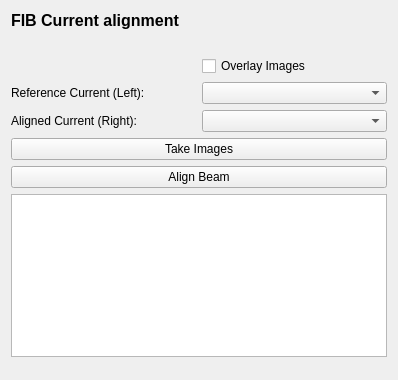
<?xml version="1.0" encoding="UTF-8"?>
<ui version="4.0">
 <class>BeamAlignment</class>
 <widget class="QWidget" name="BeamAlignment">
  <property name="geometry">
   <rect>
    <x>0</x>
    <y>0</y>
    <width>398</width>
    <height>380</height>
   </rect>
  </property>
  <property name="windowTitle">
   <string>Beam alignment</string>
  </property>
  <layout class="QGridLayout" name="gridLayout">
   <item row="4" column="0">
    <widget class="QLabel" name="label_3">
     <property name="text">
      <string>Aligned Current (Right):</string>
     </property>
    </widget>
   </item>
   <item row="6" column="0" colspan="2">
    <widget class="QPushButton" name="pushButton_align_beam">
     <property name="text">
      <string>Align Beam</string>
     </property>
    </widget>
   </item>
   <item row="2" column="1">
    <widget class="QCheckBox" name="checkBox_overlay">
     <property name="text">
      <string>Overlay Images</string>
     </property>
    </widget>
   </item>
   <item row="7" column="0" colspan="2">
    <widget class="QPlainTextEdit" name="listdone"/>
   </item>
   <item row="0" column="0">
    <widget class="QLabel" name="label">
     <property name="font">
      <font>
       <pointsize>12</pointsize>
       <weight>75</weight>
       <bold>true</bold>
      </font>
     </property>
     <property name="text">
      <string>FIB Current alignment</string>
     </property>
    </widget>
   </item>
   <item row="4" column="1">
    <widget class="QComboBox" name="comboBox_aligned_current"/>
   </item>
   <item row="3" column="1">
    <widget class="QComboBox" name="comboBox_ref_current"/>
   </item>
   <item row="5" column="0" colspan="2">
    <widget class="QPushButton" name="pushButton_take_images">
     <property name="text">
      <string>Take Images</string>
     </property>
    </widget>
   </item>
   <item row="1" column="0" colspan="2">
    <spacer name="horizontalSpacer">
     <property name="orientation">
      <enum>Qt::Horizontal</enum>
     </property>
     <property name="sizeHint" stdset="0">
      <size>
       <width>40</width>
       <height>20</height>
      </size>
     </property>
    </spacer>
   </item>
   <item row="3" column="0">
    <widget class="QLabel" name="label_2">
     <property name="text">
      <string>Reference Current (Left):</string>
     </property>
    </widget>
   </item>
   <item row="8" column="0" colspan="2">
    <spacer name="verticalSpacer">
     <property name="orientation">
      <enum>Qt::Vertical</enum>
     </property>
     <property name="sizeHint" stdset="0">
      <size>
       <width>20</width>
       <height>40</height>
      </size>
     </property>
    </spacer>
   </item>
  </layout>
 </widget>
 <resources/>
 <connections/>
</ui>
